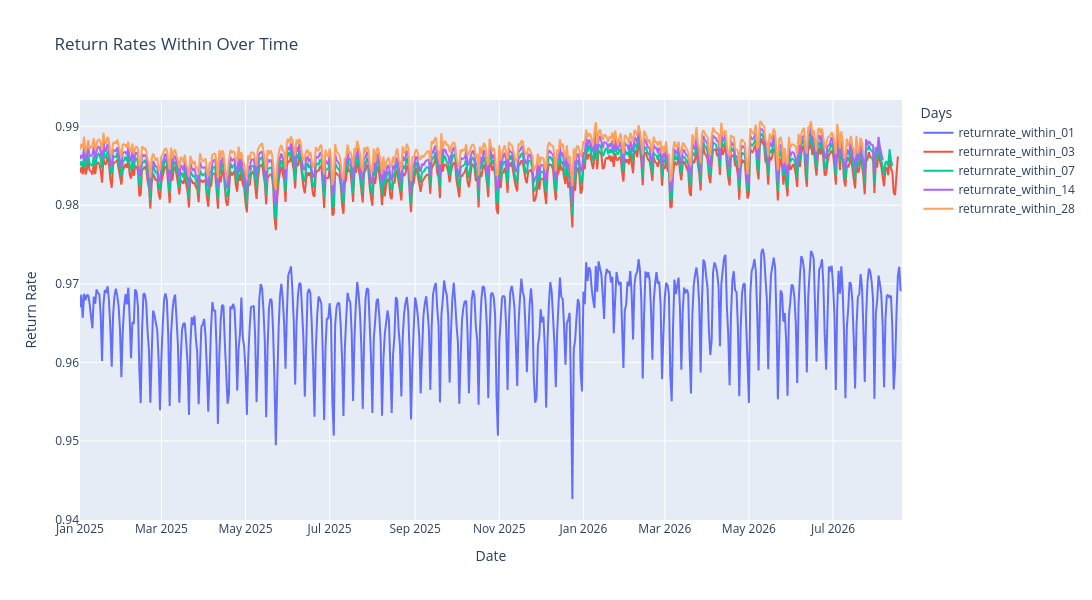

Write notebook code for a chart like this one.
### Markdown cell above
## Dedicated

### Code cell
# Create a line chart showing return rates over time
fig = px.line(
    returnrate_dedicated,
    x='dt',
    y=['returnrate_within_01', 'returnrate_within_03', 'returnrate_within_07', 'returnrate_within_14', 'returnrate_within_28'],
    title='Return Rates Within Over Time',
    labels={'dt': 'Date', 'value': 'Return Rate', 'variable': 'Days'},
    markers=False,
    height=600,
    width=1500
)

fig.show()

### Figure 1 — Plotly figure (JSON) as saved in the notebook; plotly's stock layout.template omitted (floating-point values rounded to 4 significant figures; data arrays with more than 128 entries replaced by an {"elided": "..."} marker saying what was removed)
{"data": [{"hovertemplate": "Days=returnrate_within_01<br>Date=%{x}<br>Return Rate=%{y}<extra></extra>", "legendgroup": "returnrate_within_01", "line": {"color": "#636efa", "dash": "solid"}, "marker": {"symbol": "circle"}, "mode": "lines", "name": "returnrate_within_01", "showlegend": true, "type": "scattergl", "x": {"elided": "597 str values"}, "xaxis": "x", "y": {"elided": "597 float values"}, "yaxis": "y"}, {"hovertemplate": "Days=returnrate_within_03<br>Date=%{x}<br>Return Rate=%{y}<extra></extra>", "legendgroup": "returnrate_within_03", "line": {"color": "#EF553B", "dash": "solid"}, "marker": {"symbol": "circle"}, "mode": "lines", "name": "returnrate_within_03", "showlegend": true, "type": "scattergl", "x": {"elided": "597 str values"}, "xaxis": "x", "y": {"elided": "597 float values"}, "yaxis": "y"}, {"hovertemplate": "Days=returnrate_within_07<br>Date=%{x}<br>Return Rate=%{y}<extra></extra>", "legendgroup": "returnrate_within_07", "line": {"color": "#00cc96", "dash": "solid"}, "marker": {"symbol": "circle"}, "mode": "lines", "name": "returnrate_within_07", "showlegend": true, "type": "scattergl", "x": {"elided": "597 str values"}, "xaxis": "x", "y": {"elided": "597 float values"}, "yaxis": "y"}, {"hovertemplate": "Days=returnrate_within_14<br>Date=%{x}<br>Return Rate=%{y}<extra></extra>", "legendgroup": "returnrate_within_14", "line": {"color": "#ab63fa", "dash": "solid"}, "marker": {"symbol": "circle"}, "mode": "lines", "name": "returnrate_within_14", "showlegend": true, "type": "scattergl", "x": {"elided": "597 str values"}, "xaxis": "x", "y": {"elided": "597 float values"}, "yaxis": "y"}, {"hovertemplate": "Days=returnrate_within_28<br>Date=%{x}<br>Return Rate=%{y}<extra></extra>", "legendgroup": "returnrate_within_28", "line": {"color": "#FFA15A", "dash": "solid"}, "marker": {"symbol": "circle"}, "mode": "lines", "name": "returnrate_within_28", "showlegend": true, "type": "scattergl", "x": {"elided": "597 str values"}, "xaxis": "x", "y": {"elided": "597 float values"}, "yaxis": "y"}], "layout": {"height": 600, "legend": {"title": {"text": "Days"}, "tracegroupgap": 0}, "title": {"text": "Return Rates Within Over Time"}, "width": 1500, "xaxis": {"anchor": "y", "domain": [0, 1], "title": {"text": "Date"}}, "yaxis": {"anchor": "x", "domain": [0, 1], "title": {"text": "Return Rate"}}}}
